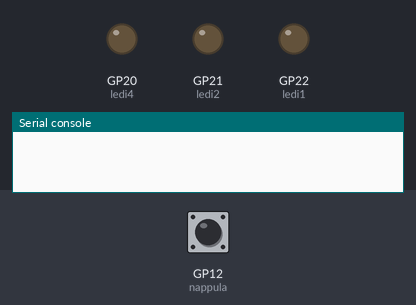
This program was run on a simulated Raspberry Pi Pico running MicroPython. Parts: output pins drawn as LEDs (lit = HIGH), the last lines printed to the serial console. Dashed ring = blinking. The inputs (shaded band) are chosen by the test bench; at power-on: GP12 (nappula) HIGH.

Above: at 1.2 s.
1.3 s: GP12 (nappula) pulled LOW for 1 s
At 1.52 s:
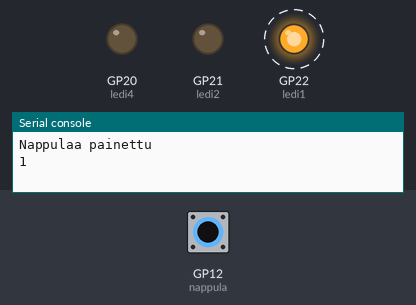
At 3.4 s:
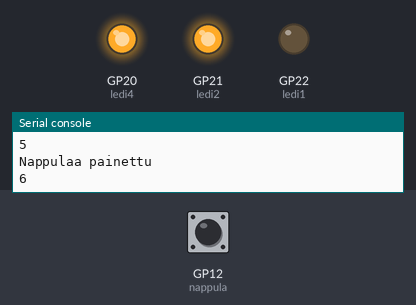
4.3 s: GP12 (nappula) pulled LOW for 3.2 s
At 8.1 s:
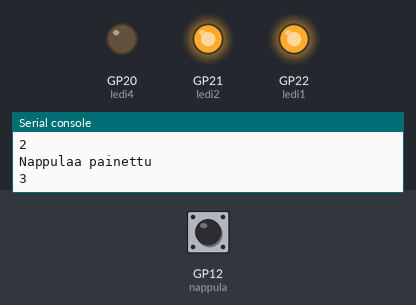
Timing chart, 0 to 9.6 s (numbered marks = the images above; inputs shaded):
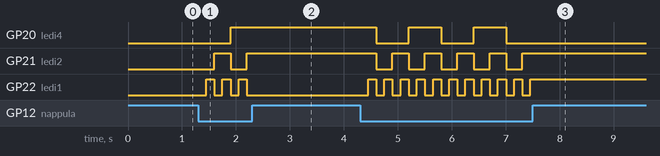

Measured:
- after the input at 1.3 s, GP20 (ledi4): LOW → HIGH after 0.60 s; GP21 (ledi2): LOW → HIGH after 0.30 s, → LOW 0.30 s later, → HIGH 0.30 s later; GP22 (ledi1): alternates HIGH for 0.15 s and LOW for 0.15 s, 6 changes in all, then stays LOW, starting after 0.15 s
- after the input at 4.3 s, GP20 (ledi4): alternates HIGH for 0.60 s and LOW for 0.60 s, 5 changes in all, then stays LOW, starting after 0.30 s; GP21 (ledi2): alternates HIGH for 0.30 s and LOW for 0.30 s, 10 changes in all, then stays HIGH, starting after 0.30 s

The program:

E04_15.py
```python
import time
from machine import Pin


ledi1 = Pin(22, Pin.OUT)
ledi2 = Pin(21, Pin.OUT)
ledi4 = Pin(20, Pin.OUT)
nappula = Pin(12, Pin.IN, Pin.PULL_UP)
count = 0


while True:
    if nappula.value() == 0:
        time.sleep(0.150) #150ms estää tuplapainnallukset
        if nappula.value() == 0:
            print("Nappulaa painettu")
            count = count +1
            if count > 7:
                count = 0
            print(count)
            ledi1.value(count & 1) #ones
            ledi2.value(count & 2) #twos
            ledi4.value(count & 4) #fours
```
